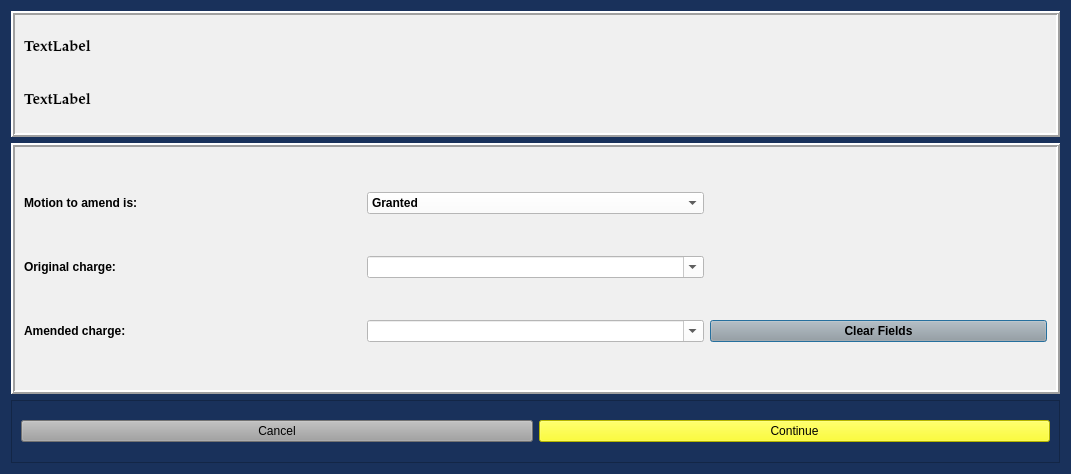
<?xml version="1.0" encoding="UTF-8"?>
<ui version="4.0">
 <class>AmendOffenseDialog</class>
 <widget class="QDialog" name="AmendOffenseDialog">
  <property name="geometry">
   <rect>
    <x>0</x>
    <y>0</y>
    <width>1071</width>
    <height>474</height>
   </rect>
  </property>
  <property name="sizePolicy">
   <sizepolicy hsizetype="Preferred" vsizetype="Preferred">
    <horstretch>0</horstretch>
    <verstretch>0</verstretch>
   </sizepolicy>
  </property>
  <property name="minimumSize">
   <size>
    <width>0</width>
    <height>0</height>
   </size>
  </property>
  <property name="font">
   <font>
    <family>Palatino Linotype</family>
    <pointsize>11</pointsize>
    <weight>9</weight>
    <italic>false</italic>
    <bold>false</bold>
   </font>
  </property>
  <property name="windowTitle">
   <string>Amend Charge</string>
  </property>
  <property name="styleSheet">
   <string notr="true">background-color: rgb(25, 49, 91);
font: 75 11pt &quot;Palatino Linotype&quot;;</string>
  </property>
  <layout class="QVBoxLayout" name="verticalLayout" stretch="2,4,1">
   <item>
    <widget class="QFrame" name="case_information_frame">
     <property name="sizePolicy">
      <sizepolicy hsizetype="Preferred" vsizetype="Preferred">
       <horstretch>0</horstretch>
       <verstretch>0</verstretch>
      </sizepolicy>
     </property>
     <property name="maximumSize">
      <size>
       <width>5000</width>
       <height>5000</height>
      </size>
     </property>
     <property name="cursor">
      <cursorShape>ArrowCursor</cursorShape>
     </property>
     <property name="styleSheet">
      <string notr="true">background-color: rgb(240, 240, 240);
font-weight: bold;</string>
     </property>
     <property name="frameShape">
      <enum>QFrame::Box</enum>
     </property>
     <property name="frameShadow">
      <enum>QFrame::Raised</enum>
     </property>
     <property name="lineWidth">
      <number>2</number>
     </property>
     <layout class="QGridLayout" name="gridLayout_2">
      <item row="0" column="0">
       <widget class="QLabel" name="case_number_label">
        <property name="font">
         <font>
          <family>Palatino Linotype</family>
          <pointsize>11</pointsize>
          <weight>75</weight>
          <italic>false</italic>
          <bold>true</bold>
         </font>
        </property>
        <property name="text">
         <string>TextLabel</string>
        </property>
       </widget>
      </item>
      <item row="1" column="0">
       <widget class="QLabel" name="defendant_name_label">
        <property name="font">
         <font>
          <family>Palatino Linotype</family>
          <pointsize>11</pointsize>
          <weight>75</weight>
          <italic>false</italic>
          <bold>true</bold>
         </font>
        </property>
        <property name="text">
         <string>TextLabel</string>
        </property>
       </widget>
      </item>
     </layout>
    </widget>
   </item>
   <item>
    <widget class="QFrame" name="frame_2">
     <property name="styleSheet">
      <string notr="true">background-color: rgb(240, 240, 240);
font: 75 11pt &quot;Palatino Linotype&quot;;
font-weight: bold;</string>
     </property>
     <property name="frameShape">
      <enum>QFrame::Box</enum>
     </property>
     <property name="frameShadow">
      <enum>QFrame::Raised</enum>
     </property>
     <property name="lineWidth">
      <number>2</number>
     </property>
     <property name="midLineWidth">
      <number>0</number>
     </property>
     <layout class="QGridLayout" name="gridLayout">
      <item row="0" column="0">
       <widget class="QLabel" name="label">
        <property name="text">
         <string>Motion to amend is:</string>
        </property>
       </widget>
      </item>
      <item row="0" column="1">
       <widget class="QComboBox" name="motion_decision_box">
        <property name="styleSheet">
         <string notr="true">background-color: rgb(255, 255, 255);</string>
        </property>
        <property name="editable">
         <bool>false</bool>
        </property>
        <item>
         <property name="text">
          <string>Granted</string>
         </property>
        </item>
        <item>
         <property name="text">
          <string>Denied</string>
         </property>
        </item>
       </widget>
      </item>
      <item row="1" column="0">
       <widget class="QLabel" name="label_2">
        <property name="text">
         <string>Original charge:</string>
        </property>
       </widget>
      </item>
      <item row="1" column="1">
       <widget class="QComboBox" name="original_charge_box">
        <property name="styleSheet">
         <string notr="true">background-color: rgb(255, 255, 255);</string>
        </property>
        <property name="editable">
         <bool>true</bool>
        </property>
       </widget>
      </item>
      <item row="2" column="0">
       <widget class="QLabel" name="label_3">
        <property name="text">
         <string>Amended charge:</string>
        </property>
       </widget>
      </item>
      <item row="2" column="1">
       <widget class="QComboBox" name="amended_charge_box">
        <property name="styleSheet">
         <string notr="true">background-color: rgb(255, 255, 255);</string>
        </property>
        <property name="editable">
         <bool>true</bool>
        </property>
       </widget>
      </item>
      <item row="2" column="2">
       <widget class="QPushButton" name="clear_fields_Button">
        <property name="styleSheet">
         <string notr="true">background-color: rgb(160, 160, 160);</string>
        </property>
        <property name="text">
         <string>Clear Fields</string>
        </property>
       </widget>
      </item>
     </layout>
    </widget>
   </item>
   <item>
    <widget class="QFrame" name="frame">
     <property name="frameShape">
      <enum>QFrame::StyledPanel</enum>
     </property>
     <property name="frameShadow">
      <enum>QFrame::Raised</enum>
     </property>
     <layout class="QGridLayout" name="gridLayout_3">
      <item row="0" column="0">
       <widget class="QPushButton" name="cancel_Button">
        <property name="styleSheet">
         <string notr="true">background-color: rgb(160, 160, 160);</string>
        </property>
        <property name="text">
         <string>Cancel</string>
        </property>
       </widget>
      </item>
      <item row="0" column="1">
       <widget class="QPushButton" name="continue_Button">
        <property name="styleSheet">
         <string notr="true">background-color: rgb(255, 255, 0);</string>
        </property>
        <property name="text">
         <string>Continue</string>
        </property>
       </widget>
      </item>
     </layout>
    </widget>
   </item>
  </layout>
 </widget>
 <tabstops>
  <tabstop>motion_decision_box</tabstop>
  <tabstop>original_charge_box</tabstop>
  <tabstop>amended_charge_box</tabstop>
 </tabstops>
 <resources/>
 <connections/>
 <slots>
  <slot>proceed_to_ability_to_pay()</slot>
  <slot>close_window()</slot>
  <slot>add_offense()</slot>
  <slot>amend_offense()</slot>
  <slot>proceed_to_sentencing()</slot>
 </slots>
</ui>
